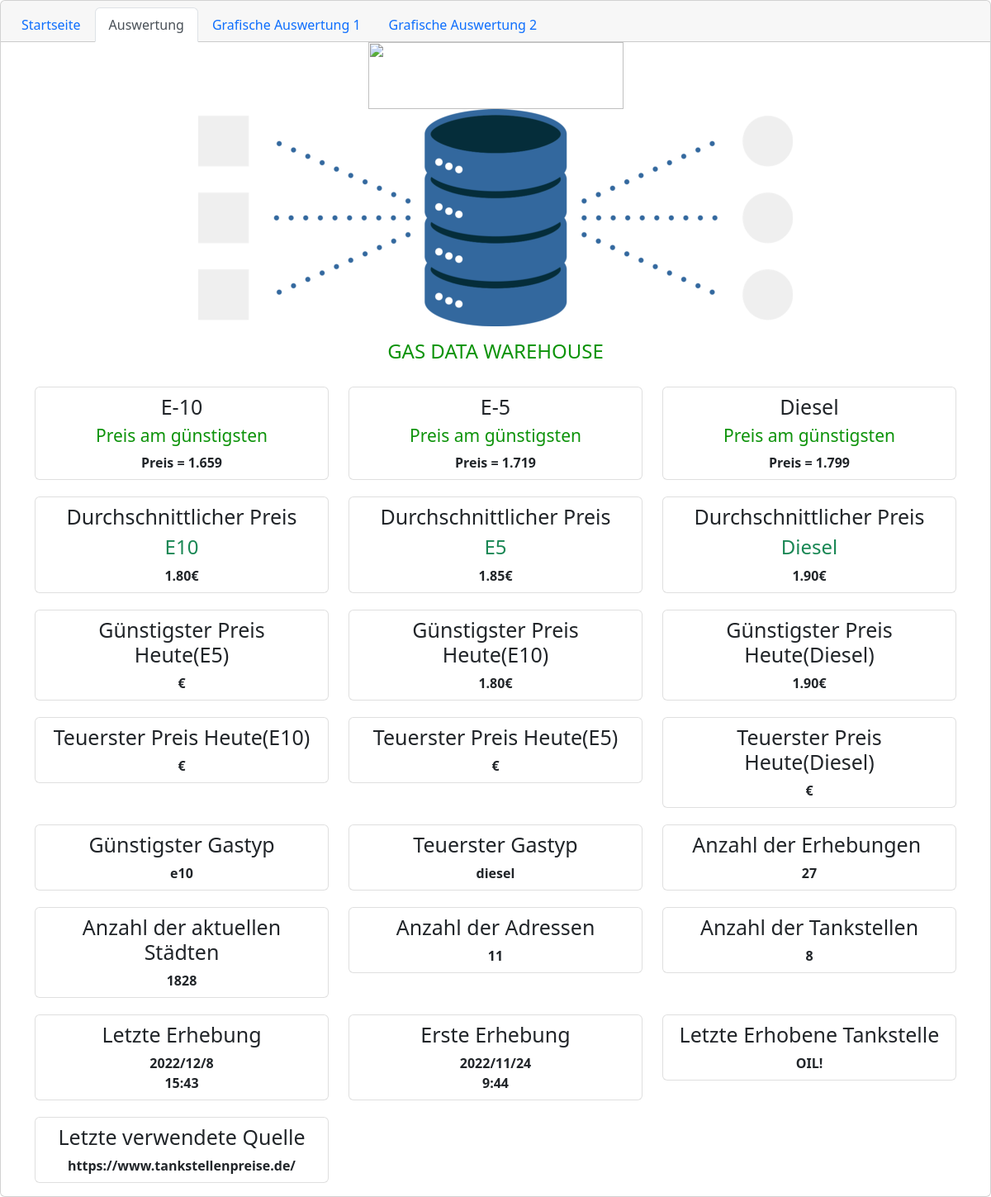
Page /auswertung.php on the earlier database version.
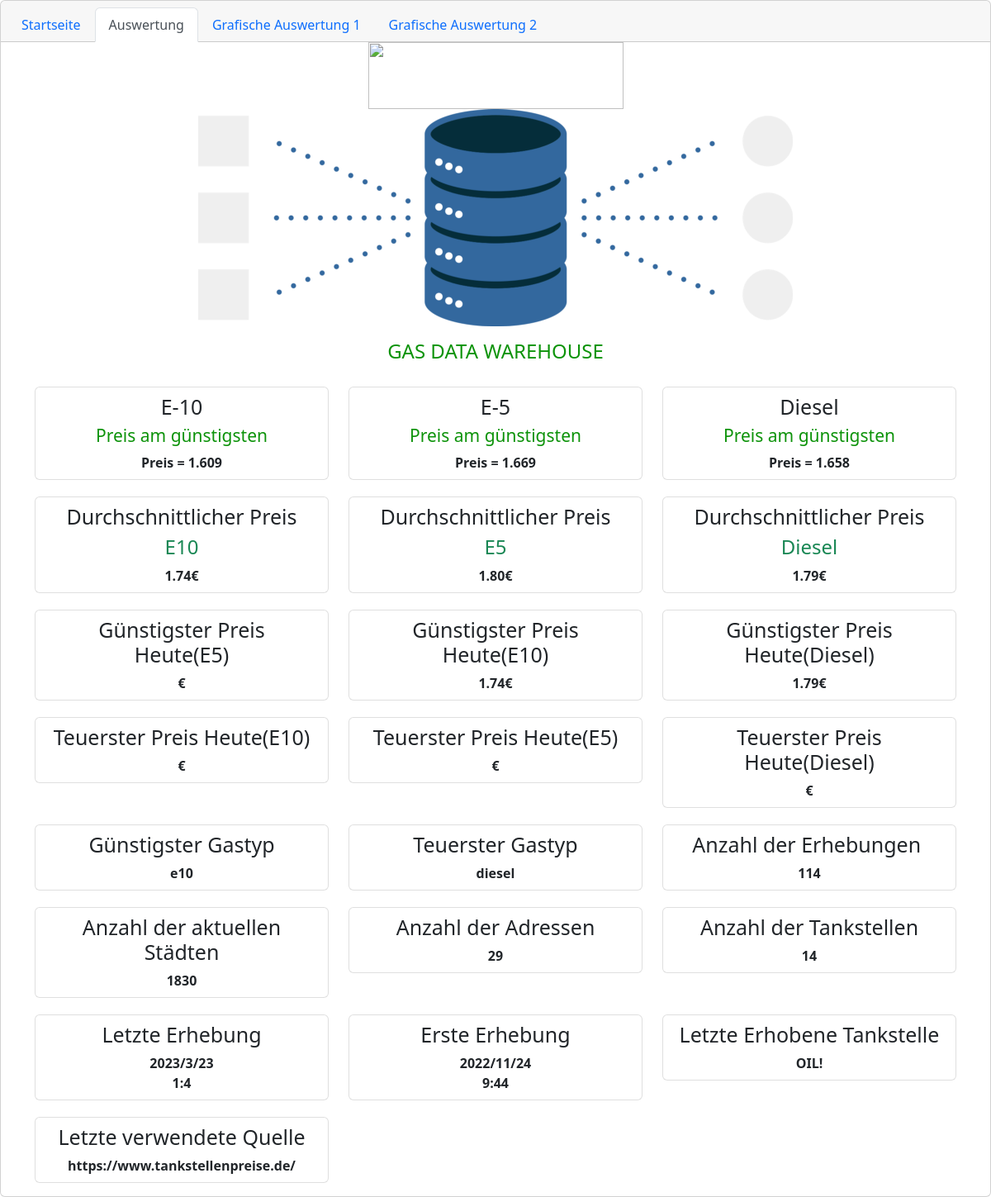
Same page on the later database version.
### tables this page shows
CREATE TABLE `date_dim` (
  `date_id` int(11) NOT NULL,
  `year` int(11) NOT NULL,
  `month` int(11) NOT NULL,
  `day` int(11) NOT NULL,
  `hour` int(11) NOT NULL,
  `minute` int(11) NOT NULL,
  `second` int(11) NOT NULL
);

CREATE TABLE `station_dim` (
  `station_id` int(11) NOT NULL,
  `station_name` varchar(60) NOT NULL
);

CREATE TABLE `source_dim` (
  `source_id` int(11) NOT NULL,
  `url` varchar(300) NOT NULL
);

### classes/DB.php (called while the page is built, shortened)
<?php
class DB
{
    public static PDO $conn;
    public static function connection(): PDO
    {
        if (!isset(self::$conn))
        {
            try
            {
                self::$conn = new PDO("mysql:host=" . DB_HOST . ";dbname=" . DB_NAME, DB_USER, DB_PASS);
                self::$conn->setAttribute(PDO::ATTR_ERRMODE, PDO::ERRMODE_EXCEPTION);
                self::$conn->setAttribute(PDO::ATTR_EMULATE_PREPARES, false);
            } catch (PDOException $e)
            {
                self::doDebug($e->getMessage());
            }
        }
        return self::$conn;
    }
    public static function prepared($sql)
    {
        return self::connection()->prepare($sql);
    }
}

### classes/Statistics.php (called while the page is built, shortened)
<?php
class Statistics
{
    public static function getLastDate(): mixed
    {
        try
        {
            $maxToday = DB::prepared('SELECT YEAR, MONTH, DAY, HOUR, MINUTE, second FROM date_dim ORDER BY date_id desc LIMIT 1;');
            $maxToday->execute();
            return $maxToday->fetch();
        }catch (PDOException $e)
        {
            self::doDebug($e->getMessage());
            return false;
        }
    }
    public static function getFirstDate(): mixed
    {
        try
        {
            $maxToday = DB::prepared('SELECT YEAR, MONTH, DAY, HOUR, MINUTE, second FROM date_dim ORDER BY date_id asc LIMIT 1;');
            $maxToday->execute();
            return $maxToday->fetch();
        }catch (PDOException $e)
        {
            self::doDebug($e->getMessage());
            return false;
        }
    }
    public static function getLastStation(): mixed
    {
        try
        {
            $maxToday = DB::prepared('SELECT s.station_name FROM station_dim s ORDER BY s.station_id LIMIT 1;');
            $maxToday->execute();
            return $maxToday->fetch();
        }catch (PDOException $e)
        {
            self::doDebug($e->getMessage());
            return false;
        }
    }
    public static function getLastSource(): mixed
    {
        try
        {
            $maxToday = DB::prepared('SELECT s.url FROM source_dim s NATURAL JOIN fact_table f ORDER BY s.source_id LIMIT 1;');
            $maxToday->execute();
            return $maxToday->fetch();
        }catch (PDOException $e)
        {
            self::doDebug($e->getMessage());
            return false;
        }
    }
}

### auswertung.php (the view, shortened to what the rows shown need)
<!DOCTYPE html>
<html lang="de">
<head>
    <link rel="stylesheet" href="assets/bootstrap/css/bootstrap.min.css">
</head>
<body>
<div class="card">
    <div class="card-body">
        <div>
            <div class="container">
                <div class="row">
                    <div class="col-sm-4 text-center" style="margin-top: 20px;">
                        <ul class="list-group">
                            <li class="list-group-item heading">
                                <h1 style="font-size: 25px;">E-10</h1>
                            </li>
                        </ul>
                    </div>
                    <div class="col-sm-4 text-center" style="margin-top: 20px;">
                        <ul class="list-group">
                            <li class="list-group-item heading">
                                <h1 style="font-size: 25px;">E-5</h1>
                            </li>
                        </ul>
                    </div>
                    <div class="col-sm-4 text-center" style="margin-top: 20px;">
                        <ul class="list-group">
                            <li class="list-group-item heading">
                                <h1 style="font-size: 25px;">Diesel</h1>
                            </li>
                        </ul>
                    </div>
                    <div class="col-sm-4 text-center" style="margin-top: 20px;">
                        <ul class="list-group">
                            <li class="list-group-item heading">
                                <h1 style="font-size: 25px;">Durchschnittlicher Preis</h1>
                            </li>
                        </ul>
                    </div>
                    <div class="col-sm-4 text-center" style="margin-top: 20px;">
                        <ul class="list-group">
                            <li class="list-group-item heading">
                                <h1 style="font-size: 25px;">Durchschnittlicher Preis</h1>
                            </li>
                        </ul>
                    </div>
                    <div class="col-sm-4 text-center" style="margin-top: 20px;">
                        <ul class="list-group">
                            <li class="list-group-item heading">
                                <h1 style="font-size: 25px;">Durchschnittlicher Preis</h1>
                            </li>
                        </ul>
                    </div>
                    <div class="col-sm-4 text-center" style="margin-top: 20px;">
                        <ul class="list-group">
                            <li class="list-group-item heading">
                                <h1 style="font-size: 25px;">Günstigster Preis Heute(E5)</h1>
                            </li>
                        </ul>
                    </div>
                    <div class="col-sm-4 text-center" style="margin-top: 20px;">
                        <ul class="list-group">
                            <li class="list-group-item heading">
                                <h1 style="font-size: 25px;">Günstigster Preis Heute(E10)<br></h1>
                            </li>
                        </ul>
                    </div>
                    <div class="col-sm-4 text-center" style="margin-top: 20px;">
                        <ul class="list-group">
                            <li class="list-group-item heading">
                                <h1 style="font-size: 25px;">Günstigster Preis Heute(Diesel)<br></h1>
                            </li>
                        </ul>
                    </div>
                    <div class="col-sm-4 text-center" style="margin-top: 20px;">
                        <ul class="list-group">
                            <li class="list-group-item heading">
                                <h1 style="font-size: 25px;">Teuerster&nbsp;Preis Heute(E10)<br></h1>
                            </li>
                        </ul>
                    </div>
                    <div class="col-sm-4 text-center" style="margin-top: 20px;">
                        <ul class="list-group">
                            <li class="list-group-item heading">
                                <h1 style="font-size: 25px;">Teuerster Preis Heute(E5)<br></h1>
                            </li>
                        </ul>
                    </div>
                    <div class="col-sm-4 text-center" style="margin-top: 20px;">
                        <ul class="list-group">
                            <li class="list-group-item heading">
                                <h1 style="font-size: 25px;">Teuerster&nbsp;Preis Heute(Diesel)<br>
                                </h1><span class="price" style="font-weight: bold;"><?php echo substr(Statistics::getMaxTodayDiesel()[0], 0,4);?>€</span>
                            </li>
                        </ul>
                    </div>
                    <div class="col-sm-4 text-center" style="margin-top: 20px;">
                        <ul class="list-group">
                            <li class="list-group-item heading">
                                <h1 style="font-size: 25px;">Günstigster Gastyp</h1>
                            </li>
                        </ul>
                    </div>
                    <div class="col-sm-4 text-center" style="margin-top: 20px;">
                        <ul class="list-group">
                            <li class="list-group-item heading">
                                <h1 style="font-size: 25px;">Teuerster Gastyp</h1>
                            </li>
                        </ul>
                    </div>
                    <div class="col-sm-4 text-center" style="margin-top: 20px;">
                        <ul class="list-group">
                            <li class="list-group-item heading">
                                <h1 style="font-size: 25px;">Anzahl der Erhebungen&nbsp<br></h1>
                            </li>
                        </ul>
                    </div>
                    <div class="col-sm-4 text-center" style="margin-top: 20px;">
                        <ul class="list-group">
                            <li class="list-group-item heading">
                                <h1 style="font-size: 25px;">Anzahl der aktuellen Städten<br></h1>
                            </li>
                        </ul>
                    </div>
                    <div class="col-sm-4 text-center" style="margin-top: 20px;">
                        <ul class="list-group">
                            <li class="list-group-item heading">
                                <h1 style="font-size: 25px;">Anzahl der Adressen<br></h1>
                            </li>
                        </ul>
                    </div>
                    <div class="col-sm-4 text-center" style="margin-top: 20px;">
                        <ul class="list-group">
                            <li class="list-group-item heading">
                                <h1 style="font-size: 25px;">Anzahl der Tankstellen<br></h1>
                            </li>
                        </ul>
                    </div>
                    <div class="col-sm-4 text-center" style="margin-top: 20px;">
                        <ul class="list-group">
                            <li class="list-group-item heading">
                                <h1 style="font-size: 25px;">Letzte Erhebung<br></h1><span
                                        <?php $date = Statistics::getLastDate(); ?>
                                        class="price" style="font-weight: bold;"><?php echo $date[0]."/"."$date[1]"."/".$date[2]."<br>".$date[3].":".$date[4];?></span>
                            </li>
                        </ul>
                    </div>
                    <div class="col-sm-4 text-center" style="margin-top: 20px;">
                        <ul class="list-group">
                            <li class="list-group-item heading">
                                <h1 style="font-size: 25px;">Erste Erhebung<br></h1><span
                                        <?php $date = Statistics::getFirstDate(); ?>
                                        class="price" style="font-weight: bold;"><?php echo $date[0]."/"."$date[1]"."/".$date[2]."<br>".$date[3].":".$date[4];?></span>
                            </li>
                        </ul>
                    </div>
                    <div class="col-sm-4 text-center" style="margin-top: 20px;">
                        <ul class="list-group">
                            <li class="list-group-item heading">
                                <h1 style="font-size: 25px;">Letzte Erhobene Tankstelle<br></h1><span
                                        class="price" style="font-weight: bold;"><?php echo Statistics::getLastStation()[0];?></span>
                            </li>
                        </ul>
                    </div>
                    <div class="col-sm-4 text-center" style="margin-top: 20px;">
                        <ul class="list-group">
                            <li class="list-group-item heading">
                                <h1 style="font-size: 25px;">Letzte verwendete Quelle<br></h1><span
                                        class="price" style="font-weight: bold;"><?php echo Statistics::getLastSource()[0];?></span>
                            </li>
                        </ul>
                    </div>
                </div>
            </div>
        </div>
    </div>
</div>
</body>
</html>

Differences in the rows shown:
no longer on this page (row unchanged): date_dim: year "2022", month "12", day "8", hour "15", minute "43"
added date_dim: year "2023", month "3", day "23", hour "1", minute "4"
Other differences:
$infos[0]: "1.659" → "1.609"
$infos[0]: "1.719" → "1.669"
$infos[0]: "1.799" → "1.658"
substr(Statistics::getAVGE10()[0], 0,4): "1.80" → "1.74"
substr(Statistics::getAVGE5()[0], 0,4): "1.85" → "1.80"
substr(Statistics::getAVGDiesel()[0], 0,4): "1.90" → "1.79"
Statistics::getFactsCount()[0]: "27" → "114"
Statistics::getCitesCount()[0]: "1828" → "1830"
Statistics::getAddressesCount()[0]: "11" → "29"
Statistics::getStationsCount()[0]: "8" → "14"
